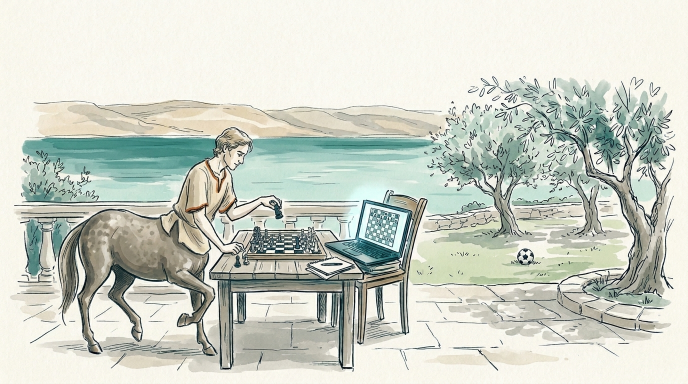
#> input picture docs/talk/images/centaur_gemini_raw.jpeg, 1376 x 768 px (shown at 1/2 size)
$ python make_centaur.py
#> lines starting #> are read from the running program, lines starting #| are printed output that depends on the picture
### docs/talk/theme.py
"""
theme.py - the one place the talk's chart look lives (colours, fonts, slide size).

Every chart script imports from here, so the final theme is a change to this file and a redraw.
Current values: the lake-years animation's (make_lake_animation.py), the deck's starting look.
"""
from __future__ import annotations

from pathlib import Path

W, H, DPI = 1920, 1080, 120               # 16:9 slide, 16 x 9 in at 120 dpi

SURFACE = "#FBFAF7"                       # page
INK, INK_2, FAINT = "#1D1D1B", "#5F5D57", "#B9B5AB"
UNUSED = "#E6E1D6"                        # data that exists but isn't used (the empty basin)
# One teal family (originator, 20 Oct: "unify them"): marks, a darker shade of the same hue for
# teal text, the deep end of the water gradient, a soft fill and a light water.
USED = "#1BA898"                          # data the model uses, water, the frame's rules
USED_TEXT = "#158A7D"                     # teal words (USED darkened, same hue; readable on SURFACE)
USED_DEEP = "#0B6E6B"                     # the bottom of the water gradient
USED_LIGHT = "#8ED9CE"                    # light water: the Dead Sea, the coast's brushstroke
USED_SOFT = "#A9DDD5"                     # used in a supporting role (e.g. a forecast's own track record)
RED = "#C2410C"                           # the one red: the red line, dry, misses, the cut
SPILL = "#5F5D57"                         # the upper (spill) line: grey, so red keeps one meaning
AMBER = "#B7791F"                         # a past fault, now fixed (kept apart from the red)
GOOD, BAD = USED_TEXT, RED                # wet / dry wording

FONT_DIR = Path("C:/Windows/Fonts")
FONT_BOLD = FONT_DIR / "seguisb.ttf"      # Segoe UI Semibold: titles, key numbers, row names
FONT_LIGHT = FONT_DIR / "segoeuisl.ttf"   # Segoe UI Semilight: everything else


# [4 lines left out: function font, not called in this run]


TITLE_XY = (90, 60)                       # px from the top-left: the lake-years slide's title spot
TITLE_PT = 36


# The slide frame every titled slide shares (build_show.py draws it; px on the 1920 x 1080 slide).
# Originator, 20 Oct: a rule under the title from the far left, not all the way across, and a
# bottom rule from the right that stops short of the left, with a small lake at its right end.
# Pictures keep the title band (0..TITLE_BAND) and the strip under BOTTOM_RULE_Y free.
TITLE_BAND = 170
MARGIN_X = 90                                                 # left and right content edge, = the title's x
# both rules about 70% of the width (originator, 20 Oct: "a bit longer, about 70%")
TITLE_RULE = dict(y=152, x0=0, x1=1344, width=3.5)             # under the title, from the left edge
BOTTOM_RULE = dict(y=1040, x0=476, x1=1800, width=3.5)        # from the lake, leftwards
LAKE_ICON = dict(x=1812, y=1008, h=64)                        # the lake at the bottom rule's right end
CREDIT_XY, CREDIT_PT = (90, 1018), 18                         # credits: left, their baseline just above the bottom rule
SUBTITLE_XY, SUBTITLE_PT = (90, 178), 22                      # a slide's one subtitle: under the title rule


# [13 lines left out: functions title, text_centered, not called in this run]


ASCENT, DESCENT = 2210 / 2048, 514 / 2048       # Segoe UI's line box, em (hhea): PowerPoint's single line


class Labels:
    """A chart's words that the show sets as native PowerPoint text (originator, 20 Oct: "so i can
    design some of it by hand"). Draw them through here instead of ax.text; save() writes the full
    picture as before (the review page), the picture without them in bare/, and their words,
    boxes and styles in bare/<stem>.labels.json for build_show.py."""

    def __init__(self):
        self.items = []                                           # (name, artist, bold, colour)

    # [27 lines left out: functions text, centered, lines, not called in this run]

    def pil(self, name: str, xy: tuple[float, float], words: str, size: float, bold: bool, color: str,
            anchor: str = "ls", shadow: str | None = None) -> None:
        """A single-line label for a PIL picture (photos, the lake animation): size in points at
        slide scale like font(), anchor as PIL's. Drawn by save_pil() on the full picture only."""
        self.items.append((name, dict(xy=xy, words=words, size=size, anchor=anchor, shadow=shadow), bold, color))

    def pil_font(self, size: float, bold: bool):
        from PIL import ImageFont
        return ImageFont.truetype(str(FONT_BOLD if bold else FONT_LIGHT), round(size * DPI / 72))

    def draw_pil(self, im) -> None:
        """The labels drawn onto a PIL picture, as the full (review) picture shows them."""
        from PIL import ImageDraw
        d = ImageDraw.Draw(im)
        for _, p, bold, color in self.items:
            f = self.pil_font(p["size"], bold)
            x, y = p["xy"]
            if p["shadow"]:
                d.text((x + 2, y + 2), p["words"], font=f, fill=p["shadow"], anchor=p["anchor"])
            d.text((x, y), p["words"], font=f, fill=color, anchor=p["anchor"])

    def pil_labels(self) -> list[dict]:
        out = []
        for name, p, bold, color in self.items:
            f = self.pil_font(p["size"], bold)
            x, y = p["xy"]
            base = y + f.getbbox(p["words"], anchor=p["anchor"])[1] - f.getbbox(p["words"], anchor="ls")[1]
            x0, _, x1, _ = f.getbbox(p["words"], anchor=p["anchor"])
            em = round(p["size"] * DPI / 72)
            ha = {"l": "left", "m": "center", "r": "right"}[p["anchor"][0]]
            d = {"name": name, "text": p["words"], "box": [round(x + x0, 1), round(base - ASCENT * em, 1),
                                                           round(x + x1, 1), round(base + DESCENT * em, 1)],
                 "ha": ha, "pt": round(em * 0.5, 2), "bold": bold, "color": color, "lines": 1}
            if p["shadow"]:
                d["shadow"] = p["shadow"]
            out.append(d)
        return out

    def save_pil(self, im, path: Path) -> Path:
        """`im` without the words -> bare/, with them -> path; the words -> bare/<stem>.labels.json."""
        import json
        bare = path.parent / "bare"
        bare.mkdir(parents=True, exist_ok=True)
        im.save(bare / path.name)
        full = im.copy()
        self.draw_pil(full)
        full.save(path)
        (bare / f"{path.stem}.labels.json").write_text(json.dumps({"labels": self.pil_labels()}, indent=1,
                                                                  ensure_ascii=False), encoding="utf-8")
        return path

    # [39 lines left out: function save, not called in this run]

### docs/talk/make_centaur.py
"""
make_centaur.py - slide 3, "Centaur": the Old Centaur teased by Eros, in the Louvre.

Originator, 20 Oct: a centaur that speaks the deck's colours, then "the full image in the center"
(their mock-up). The photo (Wikimedia Commons, "Centaur & Cupid, Louvre Museum.jpg", by Wilfredo
Rodriguez, CC BY-SA 2.0, which asks for the credit line) is cream marble in a cream hall. It sits
whole and centred between the title rule and the bottom rule, its edges fading softly into the
page. The title is the show's ("Centaur", build_show.py), like every other slide's.

23 Oct (originator: "another go on the centaur photo"): an illustration made for the talk in
Gemini, in the deck's colours: a centaur playing chess against a laptop on a terrace above the
Kinneret, a football in the grass. images/centaur_gemini_raw.jpeg is Gemini's file (1376 x 768);
make() white-balances its paper to the theme's page, flattens the paper texture, and scales it to
cover the slide (images/centaur_gemini.png). The drawing starts below the title band. The Louvre
photo is kept as draw_louvre().

Run:  python docs/talk/make_centaur.py        # -> charts/centaur_slide.png, 1920 x 1080
"""
from __future__ import annotations

import sys
from pathlib import Path

from PIL import Image, ImageDraw, ImageFilter, ImageFont

HERE = Path(__file__).resolve().parent
sys.path.insert(0, str(HERE))
import theme as T                                                    # noqa: E402

PHOTO = HERE / "images" / "centaur_louvre.jpg"
OUT = HERE / "charts" / "centaur_slide.png"
CREDIT = "Old Centaur teased by Eros, Louvre  ·  Photo: Wilfredo Rodriguez, CC BY-SA 2.0"
TOP, BOTTOM = T.TITLE_BAND, T.BOTTOM_RULE["y"] - 24      # the photo's room between the two rules
FEATHER = 40                                             # its soft edge, px


RAW = HERE / "images" / "centaur_gemini_raw.jpeg"
ART = HERE / "images" / "centaur_gemini.png"
ART_CREDIT = "Illustration: generated by Claude Code with Google Gemini"   # originator, 23 Oct


def make() -> Path:
    """Gemini's picture in the theme: its paper becomes the page colour, the slide's size."""
    import numpy as np
    im = Image.open(RAW).convert("RGB")
#> im is the input picture: PIL image 1376x768 RGB; mean R, G, B 204.8, 209.6, 199
    a = np.asarray(im).astype(float)
    paper = np.median(a[:120].reshape(-1, 3), axis=0)              # the empty top of the picture
#> paper = [249, 248, 239]
    page = np.array([int(T.SURFACE[i:i + 2], 16) for i in (1, 3, 5)], float)
    a = np.clip(a * (page / paper), 0, 255)                        # white balance: paper -> page
    w = np.clip((np.abs(a - page).sum(2) - 8) / 20, 0, 1)[..., None]
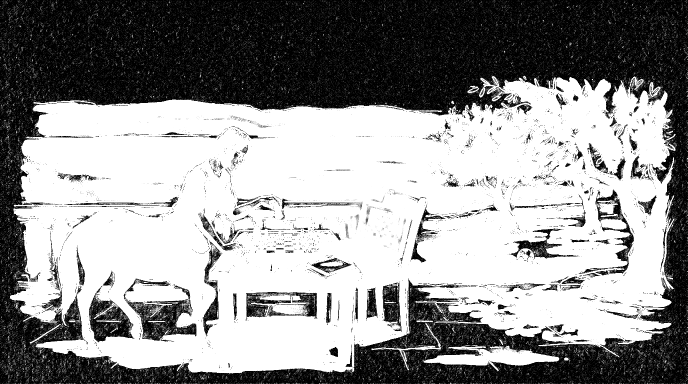
#> w: shape (768, 1376, 1) float64 (shown at 1/2 size); min 0, max 1, mean 0.577
    a = page + (a - page) * w                                      # near-paper texture -> flat page, softly
    out = Image.fromarray(a.round().astype(np.uint8))
    s = max(T.W / out.width, T.H / out.height)                     # cover the slide
#> s = 1.41
    out = out.resize((round(out.width * s), round(out.height * s)), Image.LANCZOS)
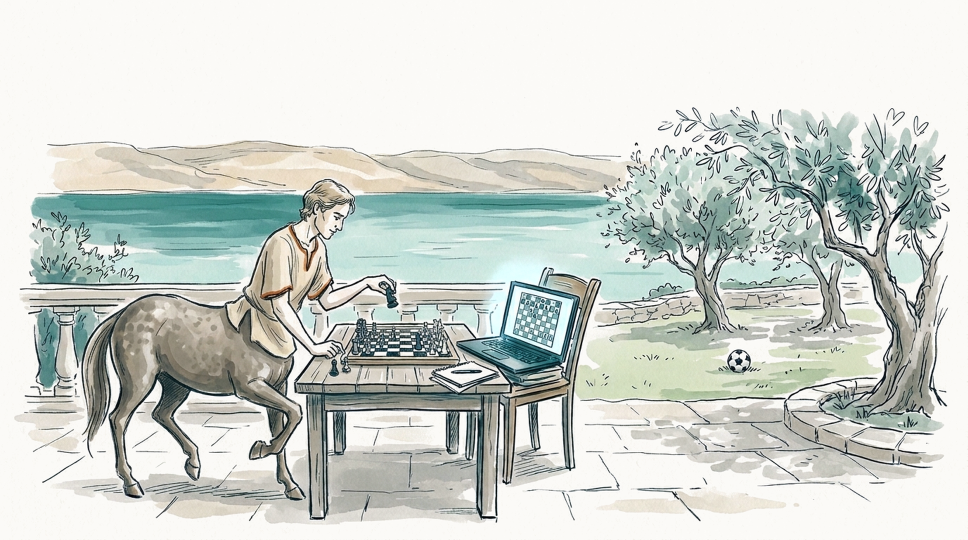
#> out: PIL image 1935x1080 RGB (shown at 1/2 size); mean R, G, B 206.6, 211.5, 205.9
    x0, y0 = (out.width - T.W) // 2, (out.height - T.H) // 2
#> x0 = 7; y0 = 0
    out.crop((x0, y0, x0 + T.W, y0 + T.H)).save(ART)
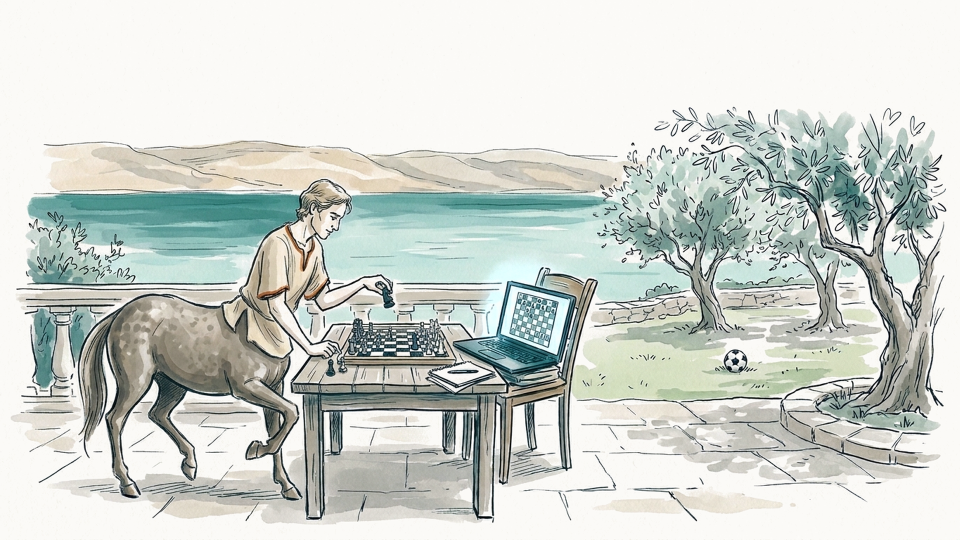
#> saved as centaur_gemini.png: PIL image 1920x1080 RGB (shown at 1/2 size); mean R, G, B 206.2, 211.2, 205.6
    return ART


def draw(path: Path = OUT) -> Path:
    page = Image.open(make()).convert("RGB")
    L = T.Labels()                                              # the credit is native text in the decks
    # bottom right, on the empty terrace, ending short of the lake icon (bottom left is the horse)
    L.pil("credit", (T.LAKE_ICON["x"] - 40, T.CREDIT_XY[1]), ART_CREDIT, T.CREDIT_PT, False, T.INK_2, "rs")
    L.save_pil(page, path)
    print(f"saved {path.name}")
    return path


def draw_louvre(path: Path = OUT) -> Path:
    im = Image.open(PHOTO).convert("RGB")
    h = BOTTOM - TOP
    im = im.resize((round(im.width * h / im.height), h), Image.LANCZOS)
    mask = Image.new("L", im.size, 0)
    ImageDraw.Draw(mask).rectangle([FEATHER, FEATHER, im.width - FEATHER, im.height - FEATHER], fill=255)
    mask = mask.filter(ImageFilter.GaussianBlur(FEATHER / 2))
    page = Image.new("RGB", (T.W, T.H), T.SURFACE)
    page.paste(im, ((T.W - im.width) // 2, TOP), mask)
    L = T.Labels()                                              # the credit is native text in the show
    L.pil("credit", T.CREDIT_XY, CREDIT, T.CREDIT_PT, False, T.INK_2, "ls")  # baseline on the bottom rule's line
    L.save_pil(page, path)
    print(f"saved {path.name}")
    return path


if __name__ == "__main__":
    draw()

$ run again, with docs/talk/images/degania_dam.jpg copied over docs/talk/images/centaur_gemini_raw.jpeg
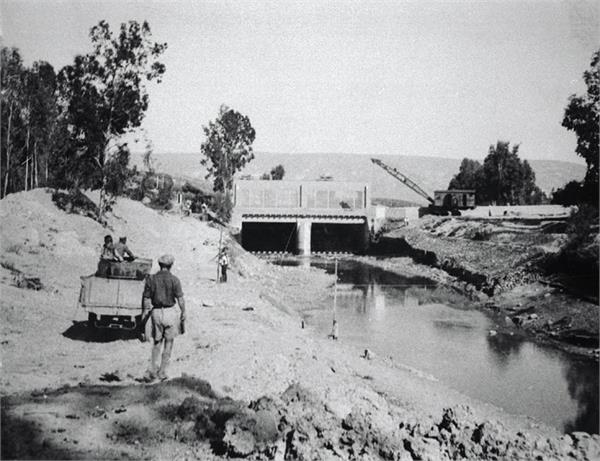
#> input picture docs/talk/images/degania_dam.jpg, 600 x 461 px
#> in make, im is the input picture: PIL image 600x461 RGB; mean R, G, B 150.8, 151.2, 152.3
#> paper = [214, 215, 217]
#> in make, `w = np.clip((np.abs(a - page).sum(2) - 8) / 20, 0, 1)[..., None]`:
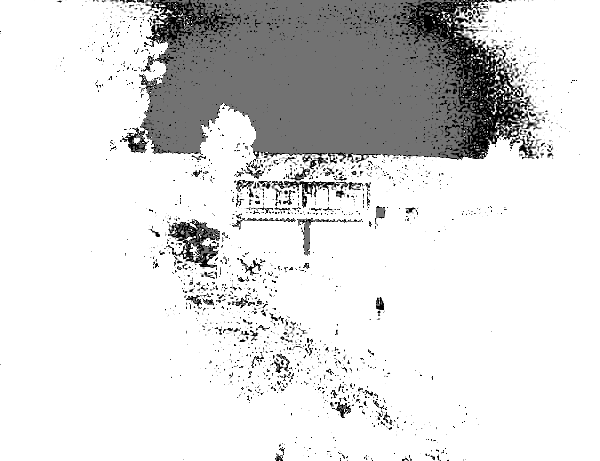
#> w: shape (461, 600, 1) float64; min 0, max 1, mean 0.857
#> in make, `out.crop((x0, y0, x0 + T.W, y0 + T.H)).save(ART)`:
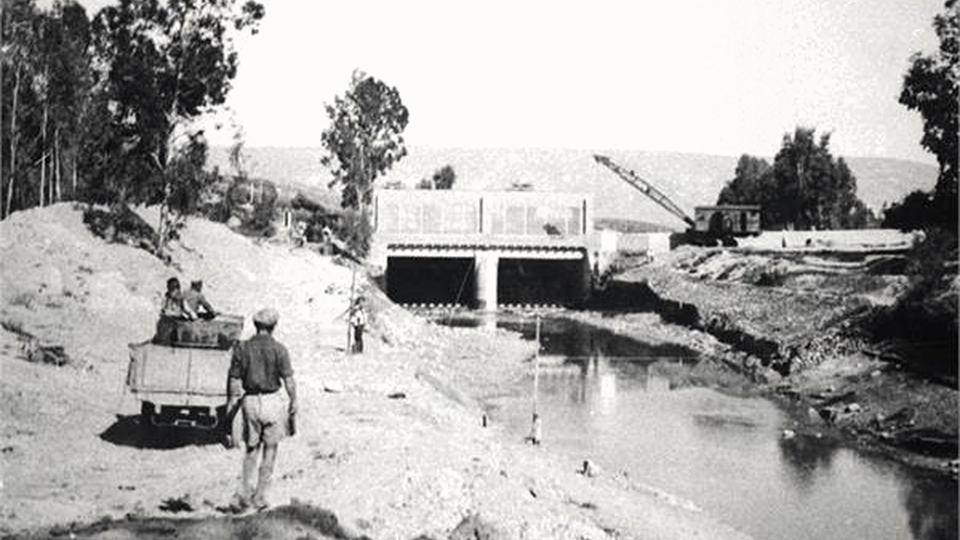
#> saved as centaur_gemini.png: PIL image 1920x1080 RGB (shown at 1/2 size); mean R, G, B 169.4, 168.5, 166.5

$ run again, with docs/talk/images/sources_base.jpg copied over docs/talk/images/centaur_gemini_raw.jpeg
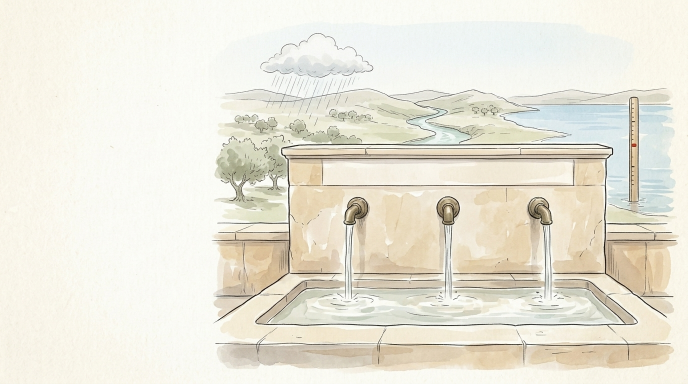
#> input picture docs/talk/images/sources_base.jpg, 1376 x 768 px (shown at 1/2 size)
#> in make, im is the input picture: PIL image 1376x768 RGB; mean R, G, B 234.4, 231, 218.2
#> paper = [249, 247, 242]
#> in make, `w = np.clip((np.abs(a - page).sum(2) - 8) / 20, 0, 1)[..., None]`:
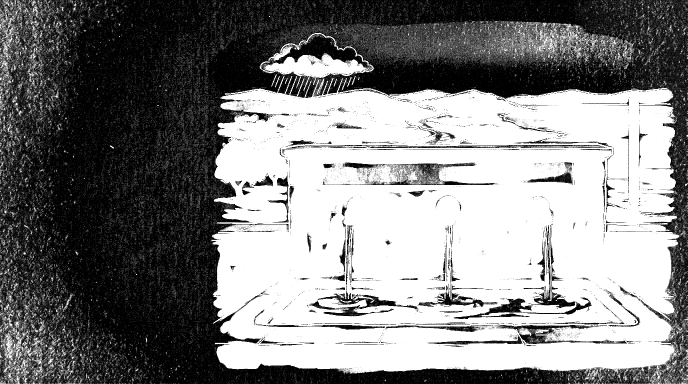
#> w: shape (768, 1376, 1) float64 (shown at 1/2 size); min 0, max 1, mean 0.508
#> in make, `out.crop((x0, y0, x0 + T.W, y0 + T.H)).save(ART)`:
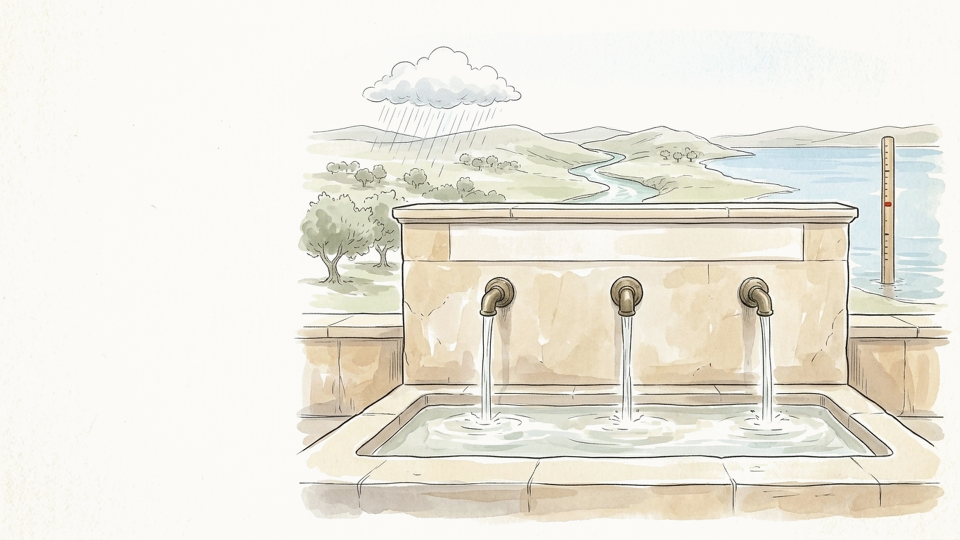
#> saved as centaur_gemini.png: PIL image 1920x1080 RGB (shown at 1/2 size); mean R, G, B 236.3, 233.1, 223.4
